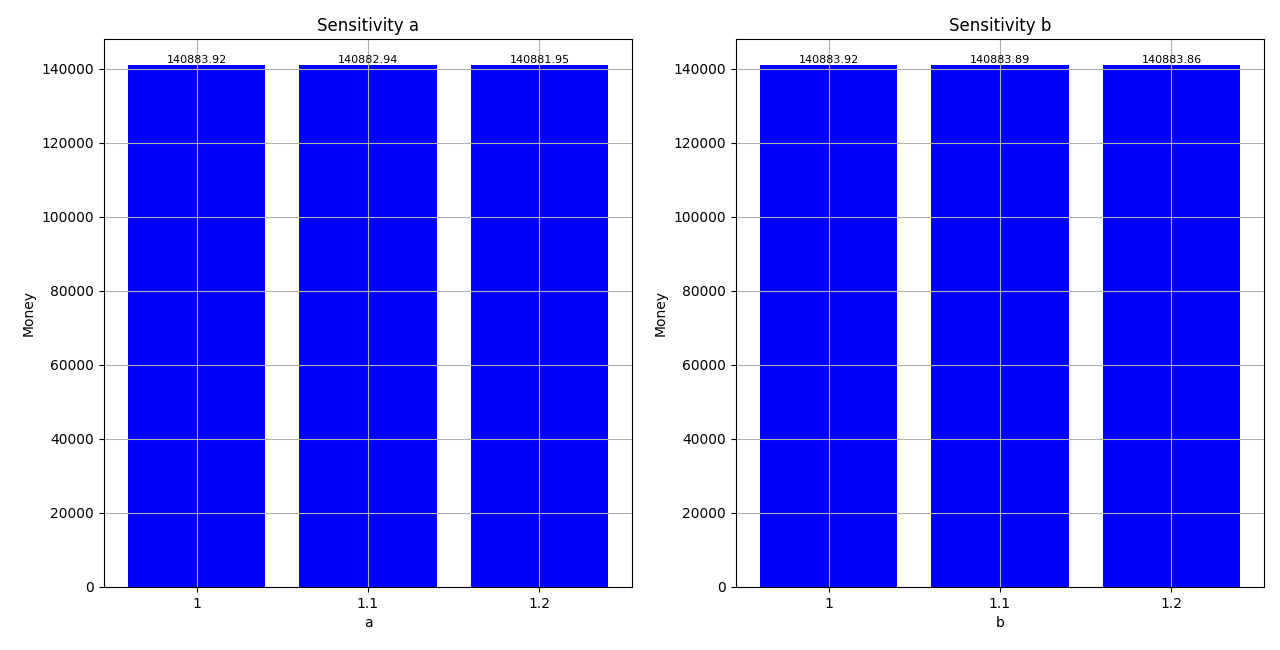

Source code (Python):
# from main import get_my_money
import matplotlib.pyplot as plt

""" 敏感性分析 """

a=[1,1.1,1.2]
b=[2,2.2,2.4]
#下面数据为代码执行过一次所得的结果，为快速生成图片故直接写进代码中，计算部分已注释
money_a=[140883.92113250002, 140882.93513250002, 140881.94913249998]
money_b=[140883.92113250002, 140883.89113250002, 140883.86113250002]
""" for i in a:
    money_a.append(get_my_money(i,2))
for i in b:
    money_b.append(get_my_money(1,i)) """

print("a:")
print(money_a)
print("b:")
print(money_b)

a_ave=0
for i in range(1,len(money_a)):
    a_ave+=(money_a[i]-money_a[i-1])/money_a[i-1]
a_ave/=(len(money_a)-1)

b_ave=0
for i in range(1,len(money_b)):
    b_ave+=(money_b[i]-money_b[i-1])/money_b[i-1]
b_ave/=(len(money_b)-1)

print("a每增加10%，最终的金额减少{:.2g}%".format(abs(a_ave*100)))
print("b每增加10%，最终的金额减少{:.2g}%".format(abs(b_ave*100)))

a=[str(i) for i in a]
b=[str(i) for i in a]

# 绘制条形图
fig, (ax1, ax2) = plt.subplots(1, 2, figsize=(12, 6))  # 创建1行2列的子图

# 绘制子图1
bars1 = ax1.bar(a, money_a, capsize=2, color='b')
for bar in bars1:
    yval = bar.get_height()
    ax1.text(bar.get_x() + bar.get_width() / 2.0, yval, f'{yval:.2f}', ha='center', va='bottom', fontsize=8)

# 添加标题和标签
ax1.set_title('Sensitivity a')
ax1.set_xlabel('a')
ax1.set_ylabel('Money')
ax1.grid(True)

# 绘制子图2
bars2 = ax2.bar(b, money_b, capsize=2, color='b')
for bar in bars2:
    yval = bar.get_height()
    ax2.text(bar.get_x() + bar.get_width() / 2.0, yval, f'{yval:.2f}', ha='center', va='bottom', fontsize=8)

# 添加标题和标签
ax2.set_title('Sensitivity b')
ax2.set_xlabel('b')
ax2.set_ylabel('Money')
ax2.grid(True)

# 调整子图之间的间距
plt.tight_layout()

# 显示图表
plt.show()
